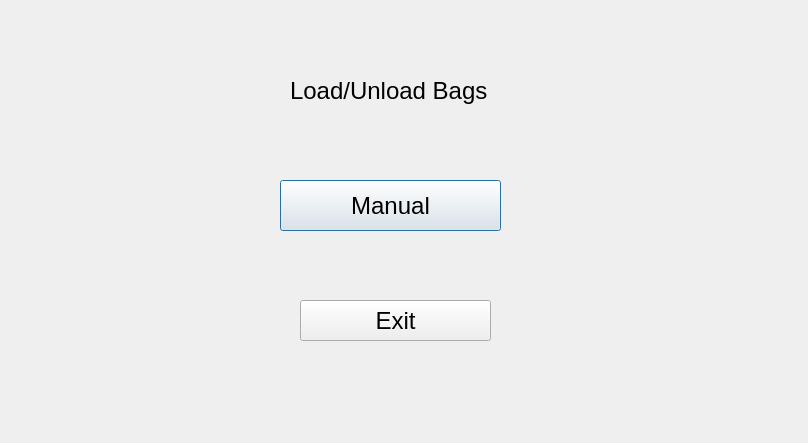
<?xml version="1.0" encoding="UTF-8"?>
<ui version="4.0">
 <class>SecScreen</class>
 <widget class="QDialog" name="SecScreen">
  <property name="geometry">
   <rect>
    <x>0</x>
    <y>0</y>
    <width>808</width>
    <height>443</height>
   </rect>
  </property>
  <property name="windowTitle">
   <string>SecScreen</string>
  </property>
  <widget class="QLabel" name="lblName">
   <property name="geometry">
    <rect>
     <x>290</x>
     <y>70</y>
     <width>201</width>
     <height>41</height>
    </rect>
   </property>
   <property name="font">
    <font>
     <family>Arial</family>
     <pointsize>18</pointsize>
    </font>
   </property>
   <property name="text">
    <string>Load/Unload Bags</string>
   </property>
  </widget>
  <widget class="QPushButton" name="btnManual">
   <property name="geometry">
    <rect>
     <x>280</x>
     <y>180</y>
     <width>221</width>
     <height>51</height>
    </rect>
   </property>
   <property name="font">
    <font>
     <family>Arial</family>
     <pointsize>18</pointsize>
    </font>
   </property>
   <property name="text">
    <string>Manual</string>
   </property>
  </widget>
  <widget class="QPushButton" name="btnDone">
   <property name="geometry">
    <rect>
     <x>300</x>
     <y>300</y>
     <width>191</width>
     <height>41</height>
    </rect>
   </property>
   <property name="font">
    <font>
     <family>Arial</family>
     <pointsize>18</pointsize>
    </font>
   </property>
   <property name="text">
    <string>Exit</string>
   </property>
  </widget>
 </widget>
 <resources/>
 <connections/>
</ui>
